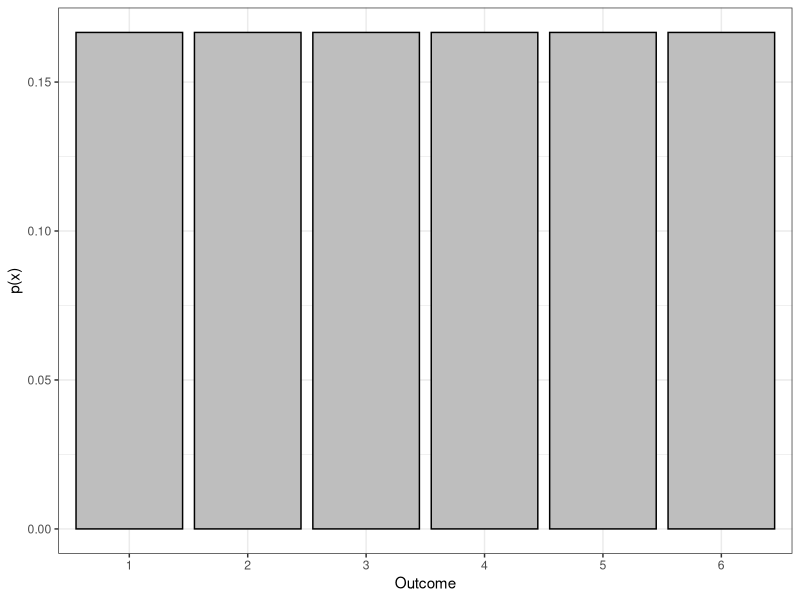
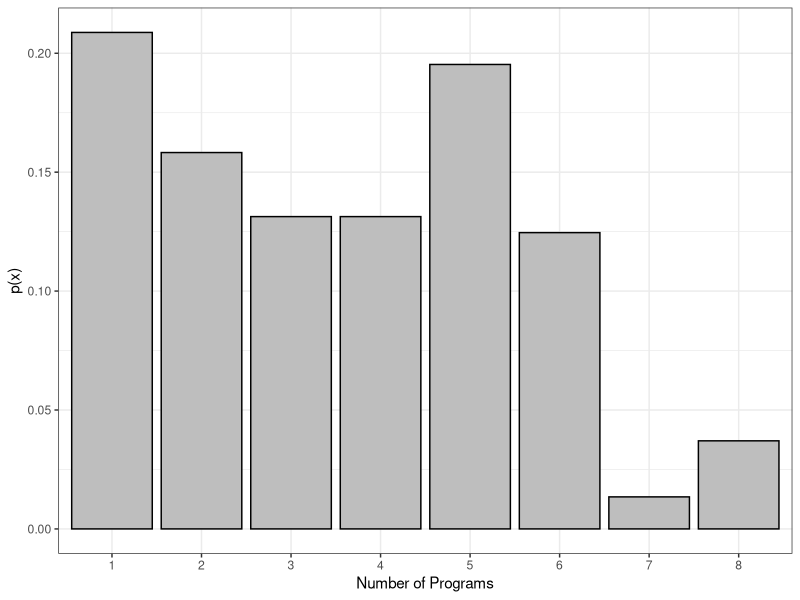
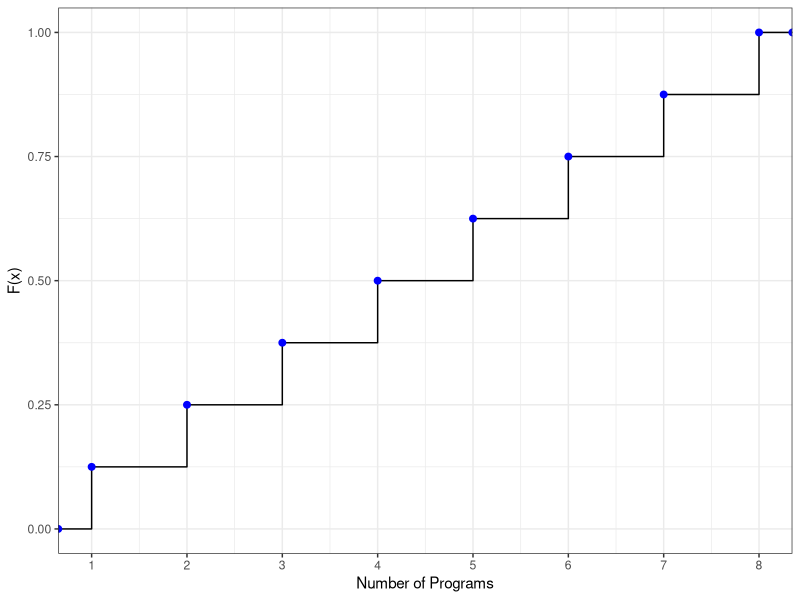
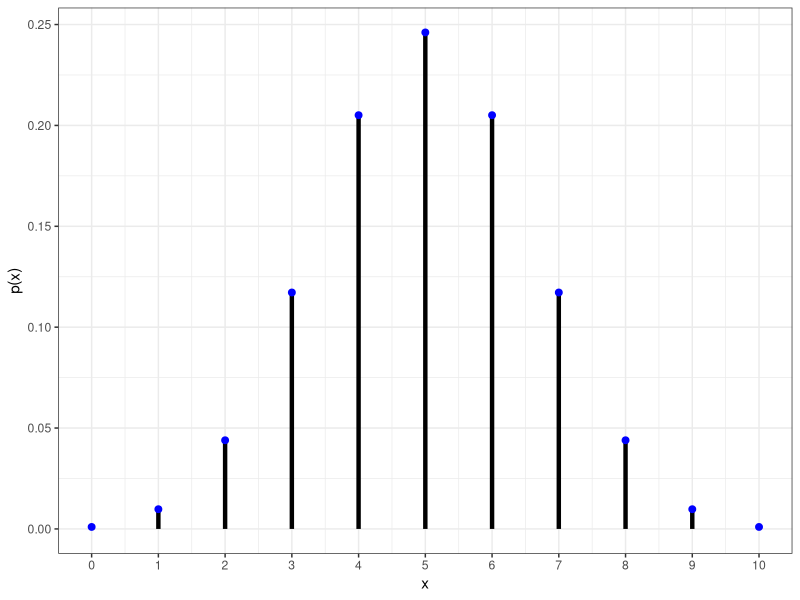
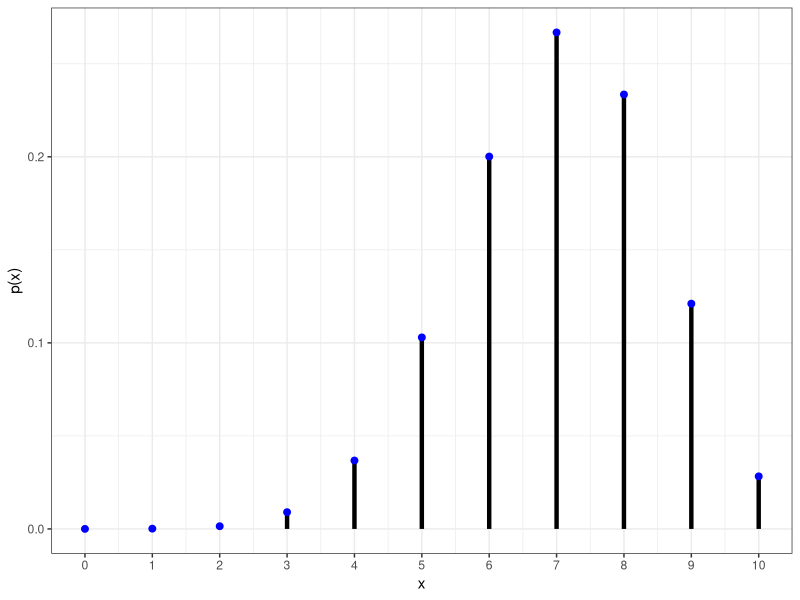
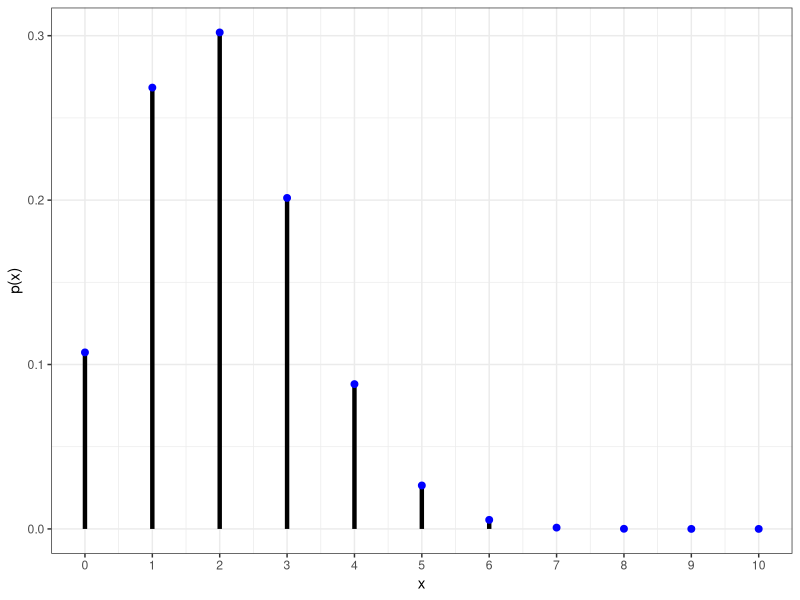
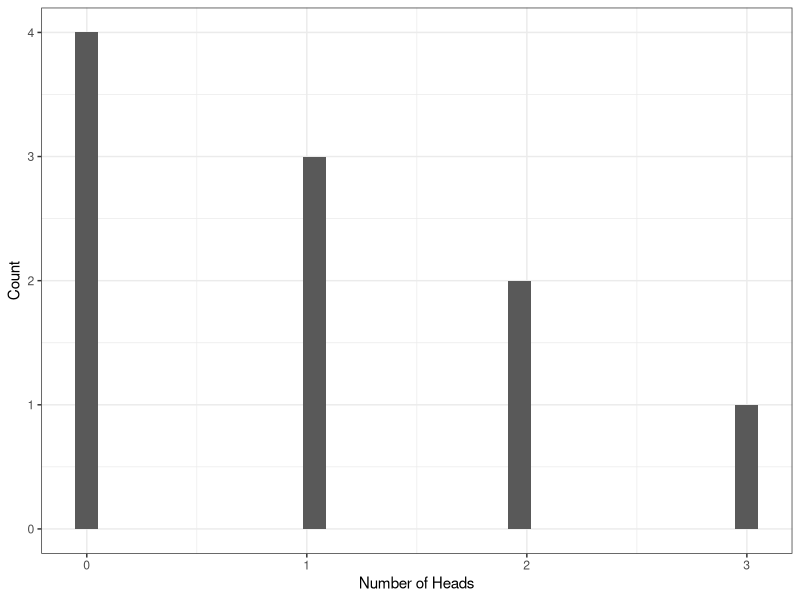
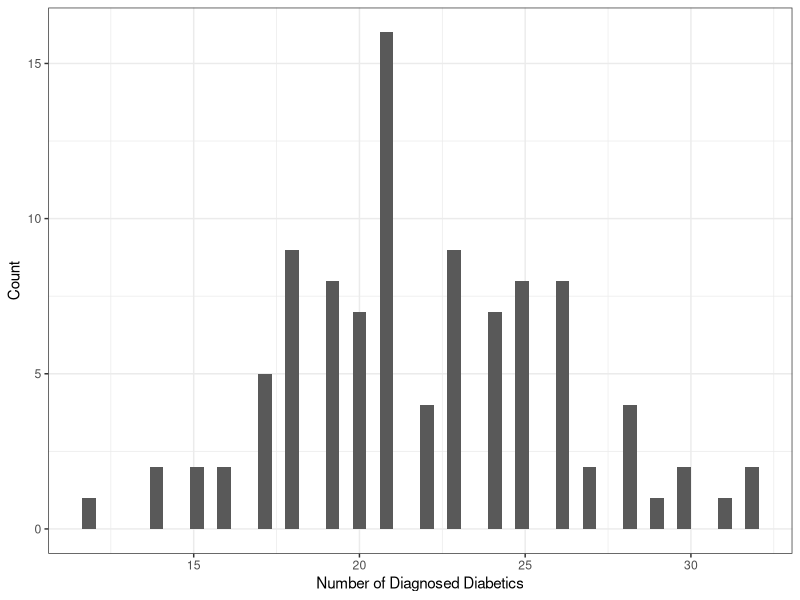

These figures' R source, in order:
## ---- chunk 1
library(tidyverse)
## ---- chunk 2
#| echo: false

df <- data.frame(x=as.factor(1:6),y=rep(1/6,6))

df |> 
ggplot(aes(x=x,y=y)) + 
geom_col(fill="gray",color="black") + 
theme_bw() + 
labs(x="Outcome", y="p(x)")
## ---- chunk 3
df <- data.frame(`Number of Programs`=factor(c(1:8), levels=c(1:8)),
Frequency = c(62,47,39,39,58,37,4,11),
Relative.Frequency = c(62,47,39,39,58,37,4,11)/297) 

df
## ---- chunk 4
library(ggplot2)
ggplot(df, aes(x=Number.of.Programs,y=Relative.Frequency)) + 
  geom_col(fill="gray",color="black") + # <1>
  theme_bw() + # <2>
  labs(x="Number of Programs",y="p(x)") # <3>
## ---- chunk 5
df <- data.frame(`Number of Programs`=1:8,
Frequency = c(62,47,39,39,58,37,4,11),
Relative.Frequency = c(62,47,39,39,58,37,4,11)/297) 

mutate(df,Cumulative.Relative.Frequency = cumsum(Relative.Frequency))
## ---- chunk 6
ggplot(df, aes(x=Number.of.Programs, y=Frequency)) +
  stat_ecdf(geom="step") + stat_ecdf(geom="point",color="blue",size=2) + # <1>
  theme_bw() + 
  scale_x_continuous(breaks=c(1:8))+ # <2>
  labs(x="Number of Programs",y="F(x)") 
## ---- chunk 7
#| code-fold: true
df <- data.frame(`Number of Programs`=1:8,
Frequency = c(62,47,39,39,58,37,4,11),
Relative.Frequency = c(62,47,39,39,58,37,4,11)/297) 

mutate(df,Cumulative.Relative.Frequency = cumsum(Relative.Frequency))
## ---- chunk 8
#| code-fold: true
df <- data.frame(`Number of Programs`=1:8,
Frequency = c(62,47,39,39,58,37,4,11),
Relative.Frequency = c(62,47,39,39,58,37,4,11)/297) 

mutate(df,Cumulative.Relative.Frequency = cumsum(Relative.Frequency))
## ---- chunk 9
#| echo: false

df <- data.frame(`Number of Programs`=1:8,
Frequency = c(62,47,39,39,58,37,4,11),
Relative.Frequency = c(62,47,39,39,58,37,4,11)/297) 

df
## ---- chunk 10
df <- data.frame(Outcome = 1:6,
                 Prob = rep(1/6,6))

df
## ---- chunk 11
mu <- sum(df$Outcome*df$Prob)
mu
sigma_2 <- sum((df$Outcome-mu)^2*df$Prob)
sigma_2
## ---- chunk 12
#| echo: false

df <- data.frame(x=0:10) |> 
  mutate(y1 = dbinom(x,10,0.5)) 

df |> ggplot(aes(x=x)) + 
  geom_segment(aes(xend=x,y=y1,yend=0), color="black",size=1.5) + 
  geom_point(aes(y=y1), color="blue",size=2) + 
  scale_x_continuous(breaks=0:10) + 
  theme_bw() + 
  labs(y="p(x)")
## ---- chunk 13
#| echo: false

df <- data.frame(x=0:10) |> 
  mutate(y1 = dbinom(x,10,0.7)) 

df |> ggplot(aes(x=x)) + 
  geom_segment(aes(xend=x,y=y1,yend=0), color="black",size=1.5) + 
  geom_point(aes(y=y1), color="blue",size=2) + 
  scale_x_continuous(breaks=0:10) + 
  theme_bw() + 
  labs(y="p(x)")
## ---- chunk 14
#| echo: false

df <- data.frame(x=0:10) |> 
  mutate(y1 = dbinom(x,10,0.2)) 


df |> ggplot(aes(x=x)) + 
  geom_segment(aes(xend=x,y=y1,yend=0), color="black",size=1.5) + 
  geom_point(aes(y=y1), color="blue",size=2)  +
  scale_x_continuous(breaks=0:10)+
  theme_bw() + 
  labs(y="p(x)")
## ---- chunk 15
dbinom(2,3,0.5)
## ---- chunk 16
pbinom(2,3,0.5)
dbinom(0,3,0.5) + dbinom(1,3,0.5) + dbinom(2,3,0.5)
## ---- chunk 17
1- dbinom(3,3,0.5)
## ---- chunk 18
Nsim<- 10 # Simulating 10 times
set.seed(12) # <1>
sims <- rbinom(Nsim,3,0.5)
sims
## ---- chunk 19
df <- data.frame(simulations=sims)
ggplot(df, aes(x=simulations)) + 
  geom_histogram() + 
  theme_bw() + 
  labs(x="Number of Heads", y="Count")
## ---- chunk 20
dbinom(45,250,0.089)
## ---- chunk 21
pbinom(60,250,0.089) - pbinom(29,250,0.089)
## ---- chunk 22
Nsim<- 100 # Simulating 10 times
set.seed(12) # <1>
sims <- rbinom(Nsim,250,0.089)
df <- data.frame(simulations=sims)
ggplot(df, aes(x=simulations)) + 
  geom_histogram(bins=50) + 
  theme_bw() + 
  labs(x="Number of Diagnosed Diabetics", y="Count")
## ---- chunk 23
#| echo: false

df <- data.frame(x=0:10) |> 
  mutate(y1 = dpois(x,lambda=1),
         y2 = dpois(x,lambda=2.5),
         y3 = dpois(x, lambda=5)) 

df |> ggplot(aes(x=x)) + 
  geom_segment(aes(xend=x,y=y1,yend=0), color="black",size=1.5) + 
  geom_point(aes(y=y1), color="blue",size=2) + 
  scale_x_continuous(breaks=0:10) + 
  theme_bw() + 
  labs(y="p(x)")
## ---- chunk 24
#| echo: false


df |> ggplot(aes(x=x)) + 
  geom_segment(aes(xend=x,y=y2,yend=0), color="black",size=1.5) + 
  geom_point(aes(y=y2), color="blue",size=2) + 
  scale_x_continuous(breaks=0:10) + 
  theme_bw() + 
  labs(y="p(x)")
## ---- chunk 25
#| echo: false

df <- data.frame(x=0:10) |> 
  mutate(y1 = dpois(x,lambda=1),
         y2 = dpois(x,lambda=2.5),
         y3 = dpois(x, lambda=5)) 

df |> ggplot(aes(x=x)) + 
  geom_segment(aes(xend=x,y=y3,yend=0), color="black",size=1.5) + 
  geom_point(aes(y=y3), color="blue",size=2)  +
  scale_x_continuous(breaks=0:10)+
  theme_bw() + 
  labs(y="p(x)")
## ---- chunk 26
dpois(20,14)
## ---- chunk 27
ppois(10,14)
## ---- chunk 28
Nsim<- 150 # Simulating 10 times
set.seed(12345) # <1>
sims <- rpois(Nsim,14)
df <- data.frame(simulations=sims)
ggplot(df, aes(x=simulations)) + 
  geom_histogram(bins=50) + 
  theme_bw() + 
  labs(x="Number of People in the Waiting Room", y="Count")
## ---- chunk 29
dpois(7,7)
## ---- chunk 30
1-ppois(9,7)
## ---- chunk 31
Nsim<- 1000 # Simulating 10 times
set.seed(12) # <1>
sims <- rpois(Nsim,14)
df <- data.frame(simulations=sims)
ggplot(df, aes(x=simulations)) + 
  geom_histogram(bins=50) + 
  theme_bw() + 
  labs(x="Number of Diagnosed Diabetics", y="Count")
## ---- chunk 32
#| echo: false
colors <- c("Unif(0,1)" = "black", "Unif(0.3,0.7)" = "blue", "Unif(-1.5,1.5)" = "red")
ggplot(data.frame(x = c(-2,2)), aes(x)) + 
  stat_function(fun = dunif, args = list(min=0, max=1), aes(color="Unif(0,1)"), size=2) +
  stat_function(fun = dunif, args=list(min=0.3, max=0.7), aes(color="Unif(0.3,0.7)"), size=2) +
  stat_function(fun=dunif, args=list(min=-1.5,max=1.5), aes(color="Unif(-1.5,1.5)"), size=2) +
  scale_color_manual(values=colors)+
  
  
  theme_bw() + 
  labs(y="f(x)", color="Distributions"
       )
## ---- chunk 33
punif(4,0,5) - punif(0.25,0,5)
## ---- chunk 34
punif(85,0,100) - punif(55,0,100)
## ---- chunk 35
#| echo: false
mu<- 0
stdev<- 1
colors <- c("N(0,1)" = "black", "N(0,4)" = "blue", "N(0,9)" = "red")
ggplot(data.frame(x = c(-10, 10)), aes(x)) + 
  stat_function(fun = dnorm, args = list(mean = mu, sd = stdev), aes(color="N(0,1)"), size=2) +
  stat_function(fun = dnorm, args=list(mean=mu, sd=stdev+1), aes(color="N(0,4)"), size=2) +
  stat_function(fun=dnorm, args=list(mean=mu,sd=stdev+2), aes(color="N(0,9)"), size=2) +
  scale_color_manual(values=colors)+
  
  
  theme_bw() + 
  labs(y="f(x)", color="Distributions"
       )
## ---- chunk 36
#| echo: false
mu<- 0
var<- 1
colors <- c("N(0,1)" = "black", "N(5,1)" = "blue", "N(-5,1)" = "red")
ggplot(data.frame(x = c(-10, 10)), aes(x)) + 
  stat_function(fun = dnorm, args = list(mean = mu, sd = 1), aes(color="N(0,1)"), size=2) +
  stat_function(fun = dnorm, args=list(mean=mu+5, sd=1), aes(color="N(5,1)"), size=2) +
  stat_function(fun=dnorm, args=list(mean=mu-5,sd=1), aes(color="N(-5,1)"), size=2) +
  scale_color_manual(values=colors)+
  
  
  theme_bw() + 
  labs(y="f(x)", color="Distributions"
       )
## ---- chunk 37
pnorm(1,0,1)
## ---- chunk 38
1-pnorm(2.5,0,1)
pnorm(2.5,0,1,lower.tail=FALSE)
## ---- chunk 39
pnorm(2,0,1) - pnorm(-2,0,1)
## ---- chunk 40
pnorm(6,3,3)
## ---- chunk 41
1- pnorm(10.5,3,3)
pnorm(10.5,3,3,lower.tail=F)
## ---- chunk 42
pnorm(9,3,3) - pnorm(-3,3,3)
